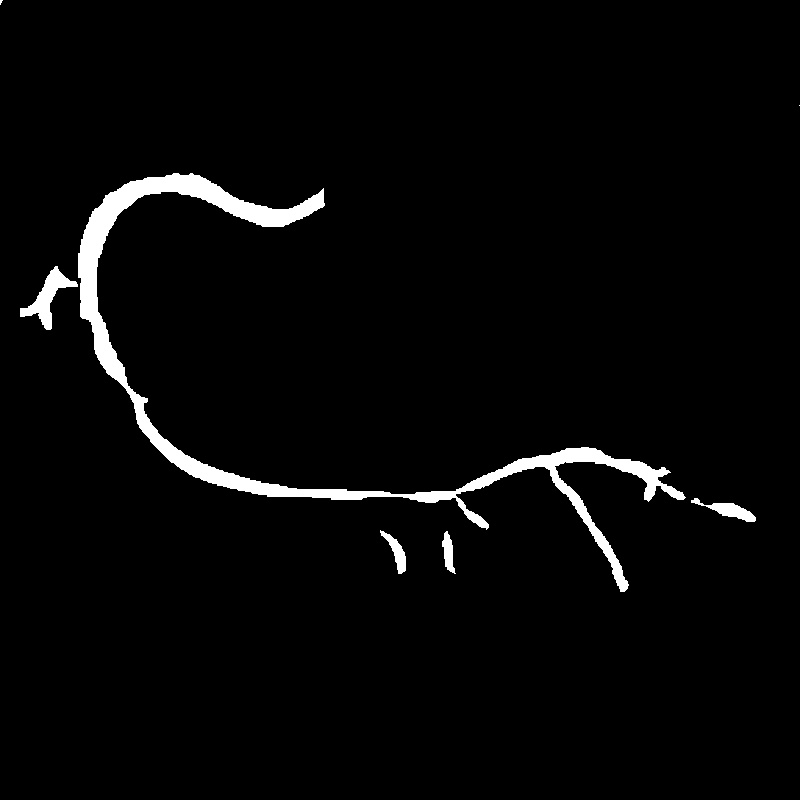
#> input picture data/frangi_pseudolabels/accepted/trainB_0_frangi.png, 800 x 800 px, given in place of 168.png, which was not available
$ python run_frangi_test.py
#> lines starting #> are read from the running program, lines starting #| are printed output that depends on the picture; after the words box and inside, x2 and y2 are one past the last pixel; in counts of white or black regions, pixels touching at a corner belong together; long printed decimals are rounded; pictures that were not available may be replaced by others from this repository, and a replacement may not be noted
### utils/helpers.py
# utils/helpers.py
import os
import sys
import json
import re
import csv
import yaml
import random
from pathlib import Path
from typing import Dict, List, Optional, Tuple
import math as math
import torch
import torch.nn as nn
import torch.nn.functional as torch_f
from torch.utils.data import Dataset, DataLoader
from torchvision import transforms
import numpy as np
import timm
import cv2
import nibabel as nib
from PIL import Image
from tqdm import tqdm
import matplotlib.pyplot as plt
import torch.nn.functional as F

def set_seed(seed=42):
#> called with seed = 69
    random.seed(seed)
    torch.manual_seed(seed)
#> (this line was passed over: torch is not available in this run)
    torch.cuda.manual_seed(seed)
#> (this line was passed over: torch is not available in this run)
    torch.backends.cudnn.deterministic = True
    torch.backends.cudnn.benchmark = False
    np.random.seed(seed)
    torch.cuda.manual_seed_all(seed)
#> (this line was passed over: torch is not available in this run)
    torch.use_deterministic_algorithms(True)
#> (this line was passed over: torch is not available in this run)


__all__ = [
    "set_seed", "torch", "nn", "torch_f", "Dataset", "DataLoader", "transforms",
    "np", "timm", "cv2", "nib", "Image", "tqdm", "plt",
    "os", "sys", "json", "re", "csv", "yaml", "random", "Path",
    "Dict", "List", "Optional", "Tuple", 'math', 'F'
]

### scripts/run_frangi_test.py
#!/usr/bin/env python
"""Run Frangi vesselness pipeline on a random ARCADE syntax sample and compare with GT."""

import sys, os, warnings
warnings.filterwarnings('ignore')

# Add project root to path so we can import from utils
sys.path.insert(0, os.path.dirname(os.path.dirname(os.path.abspath(__file__))))

from utils.helpers import *
from skimage import filters as skfilters

# --------------------------------------------------------------------------
# 1. Pick a random patient index (1–1500)
# --------------------------------------------------------------------------
set_seed(69)  # for reproducibility; remove for true randomness
idx = 168
print(f"Patient index: {idx}")

# --------------------------------------------------------------------------
# 2. Load image as grayscale
# --------------------------------------------------------------------------
img_path = f"data/ARCADE/processed/syntax/data/{idx}.png"
image = np.array(Image.open(img_path).convert('L'))
#> image is the input picture: shape (800, 800); 2.9% white; 7 white regions (2 under 20 px), largest, box (x1, y1, x2, y2) and area: (78, 173, 686, 592) 16191, (20, 266, 78, 330) 1135, (691, 498, 756, 522) 558, (380, 530, 406, 574) 406, (442, 531, 456, 574) 327
print(f"Image shape: {image.shape}")
#| Image shape: (800, 800)

# --------------------------------------------------------------------------
# 3. Load ground truth syntax mask as grayscale
# --------------------------------------------------------------------------
gt_path = f"data/ARCADE/processed/syntax/label/{idx}.png"
gt_mask = np.array(Image.open(gt_path).convert('L'))
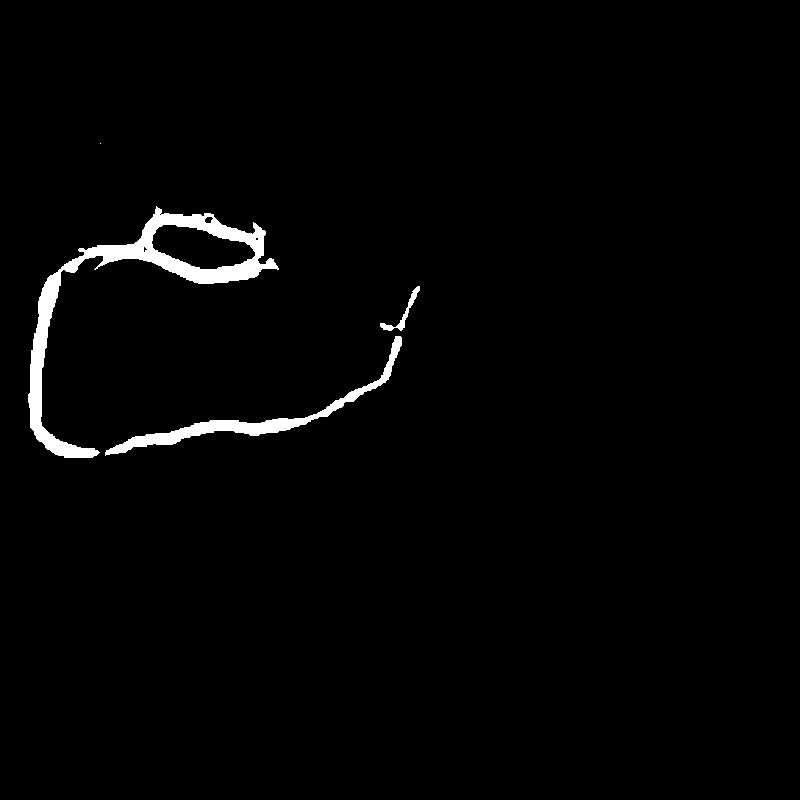
#> input picture data/frangi_pseudolabels/accepted/trainB_1000_frangi.png, 800 x 800 px, given in place of 168.png, which was not available
#> gt_mask is the input picture: shape (800, 800); 1.8% white; 4 white regions (1 under 20 px), largest, box (x1, y1, x2, y2) and area: (28, 206, 279, 458) 8080, (105, 336, 402, 456) 3200, (380, 286, 420, 331) 303

# --------------------------------------------------------------------------
# 4. VasoMIM Frangi pipeline
# --------------------------------------------------------------------------

# Step A: Sato filter
sato = skfilters.sato(
    image.astype(np.uint8),
    sigmas=[1, 2, 3, 4],
    black_ridges=True,
    mode="reflect",
    cval=0
)
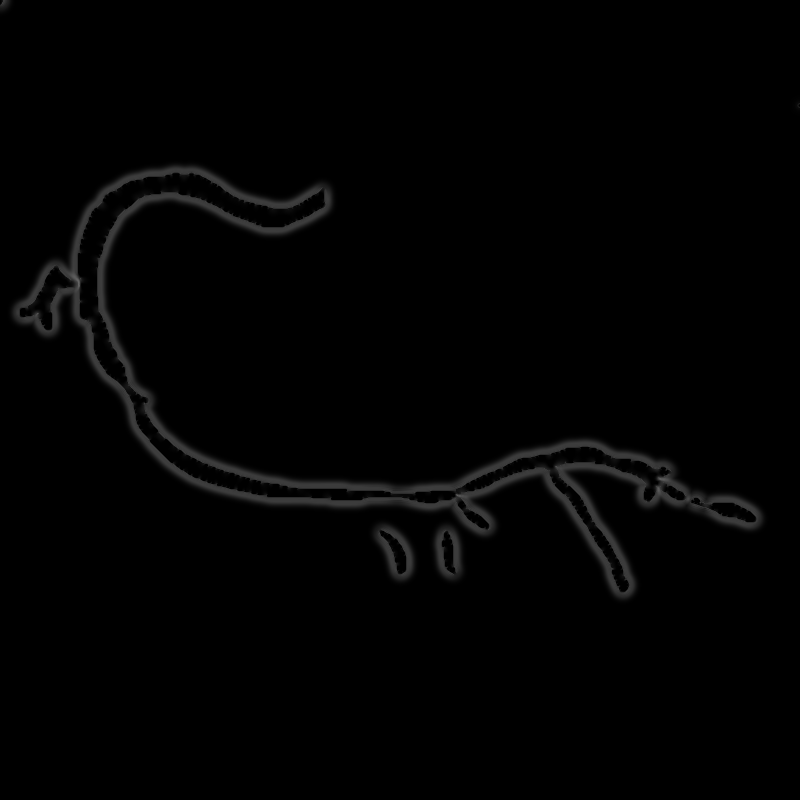
#> sato: shape (800, 800) float64; min 0, max 100.2, mean 2.3

# Step B: Zero out borders (border=20)
BORDER = 20
h, w = sato.shape
#> h = 800; w = 800
sato[:BORDER, :] = 0
#> sato: shape (800, 800) float64; 0.15% of pixels changed, all inside (x1, y1, x2, y2) = (0, 0, 49, 20)
sato[-BORDER:, :] = 0
sato[:, :BORDER] = 0
#> sato: shape (800, 800) float64; min 0, max 100.2, mean 2.3
sato[:, -BORDER:] = 0
#> sato: shape (800, 800) float64; min 0, max 100.2, mean 2.3

# Step C: Convert to uint8
sato_u8 = sato.astype(np.uint8)

# Step D: Percentile thresholding at 92%
thresh_val = np.percentile(sato_u8, 92.0)
#> thresh_val = 1
thresh = np.where(sato_u8 >= thresh_val, sato_u8, 0)

# Step E: Region growing from maximum intensity pixel
# (4-connected flood fill on nonzero pixels, output binary 0/255)
if np.any(thresh):
    seed_idx = np.unravel_index(np.argmax(thresh), thresh.shape)
#> seed_idx = (281, 78)
    seed = (int(seed_idx[0]), int(seed_idx[1]))
#> seed = (281, 78)
else:
    seed = None

visited = np.zeros_like(thresh, dtype=bool)
frangi_mask = np.zeros_like(thresh, dtype=np.uint8)
if seed is not None:
    stack = [seed]
#> stack = [(281, 78)]
    dirs = [(1, 0), (-1, 0), (0, 1), (0, -1)]
    while stack:
        x, y = stack.pop()
        if not (0 <= x < h and 0 <= y < w):
            continue
        if visited[x, y] or thresh[x, y] == 0:
            continue
        visited[x, y] = True
        frangi_mask[x, y] = 255
        for dx, dy in dirs:
            nx, ny = x + dx, y + dy
            if 0 <= nx < h and 0 <= ny < w and not visited[nx, ny] and thresh[nx, ny] > 0:
                stack.append((nx, ny))
#> this loop made 95250 passes
#> (x, y) on passes 1 to 3: (281, 78), (281, 77), (281, 76)
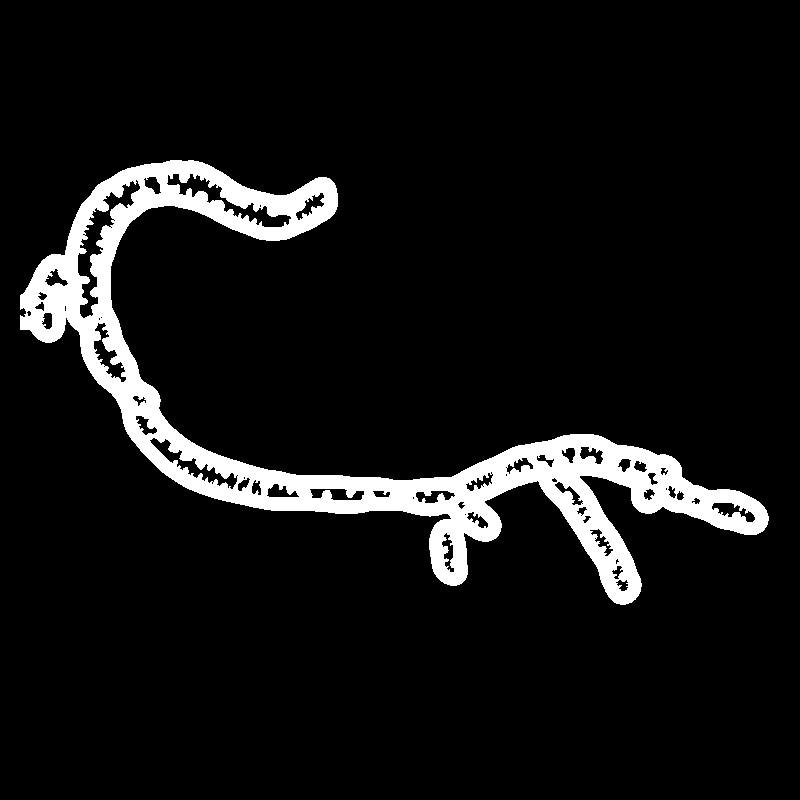
#> frangi_mask: shape (800, 800); 7.8% white; 1 white region, box (x1, y1, x2, y2) and area: (20, 160, 769, 605) 49842
#> after the loop, stack = []

# --------------------------------------------------------------------------
# 5. Compute statistics
# --------------------------------------------------------------------------
total_pixels = image.size
#> total_pixels = 640000

# Frangi mask stats
frangi_positive = int(np.sum(frangi_mask > 0))
#> frangi_positive = 49842
frangi_pct = 100.0 * frangi_positive / total_pixels
#> frangi_pct = 7.79

# GT syntax mask (binarize: > 0)
gt_binary = (gt_mask > 0).astype(np.uint8) * 255
gt_positive = int(np.sum(gt_binary > 0))
#> gt_positive = 11584
gt_pct = 100.0 * gt_positive / total_pixels
#> gt_pct = 1.81

# Dice score
intersection = int(np.sum((frangi_mask > 0) & (gt_binary > 0)))
#> intersection = 1935
dice = (2.0 * intersection) / (frangi_positive + gt_positive) if (frangi_positive + gt_positive) > 0 else 0.0
#> dice = 0.063

# Overlap analysis
frangi_in_gt = int(np.sum((frangi_mask > 0) & (gt_binary > 0)))  # same as intersection
#> frangi_in_gt = 1935
gt_in_frangi = frangi_in_gt  # same
#> gt_in_frangi = 1935

print()
print("=" * 55)
print("Frangi Pipeline Statistics")
print("=" * 55)
print(f"  Patient index used:               {idx}")
print(f"  Image shape:                      {image.shape}")
#|   Image shape:                      (800, 800)
print()
print(f"  Frangi mask:")
print(f"    Positive pixels:                {frangi_positive} / {total_pixels} ({frangi_pct:.3f}%)")
#|     Positive pixels:                49842 / 640000 (7.788%)
print()
print(f"  Ground truth syntax mask:")
print(f"    Positive pixels:                {gt_positive} / {total_pixels} ({gt_pct:.3f}%)")
#|     Positive pixels:                11584 / 640000 (1.810%)
print()
print(f"  Dice score:                       {dice:.6f}")
#|   Dice score:                       0.063
print()
print(f"  Overlap analysis:")
print(f"    GT pixels also in Frangi:       {gt_in_frangi} / {gt_positive} ({100.0 * gt_in_frangi / gt_positive:.3f}%)" if gt_positive > 0 else "    GT pixels also in Frangi:       0 / 0 (N/A)")
#|     GT pixels also in Frangi:       1935 / 11584 (16.704%)
print(f"    Frangi pixels also in GT:       {frangi_in_gt} / {frangi_positive} ({100.0 * frangi_in_gt / frangi_positive:.3f}%)" if frangi_positive > 0 else "    Frangi pixels also in GT:       0 / 0 (N/A)")
#|     Frangi pixels also in GT:       1935 / 49842 (3.882%)
print("=" * 55)

# --------------------------------------------------------------------------
# 6. Side-by-side visualization
# --------------------------------------------------------------------------
fig, axes = plt.subplots(1, 3, figsize=(15, 5))
fig.suptitle(f"Frangi Pipeline vs GT Syntax — Patient {idx}", fontsize=14)

axes[0].imshow(image, cmap='gray')
axes[0].set_title("Original Image")
axes[0].axis('off')

axes[1].imshow(frangi_mask, cmap='gray')
axes[1].set_title(f"Frangi Mask (Dice={dice:.4f})")
axes[1].axis('off')

axes[2].imshow(gt_binary, cmap='gray')
axes[2].set_title("GT Syntax Mask")
axes[2].axis('off')

plt.tight_layout()
out_path = f"scripts/frangi_comparison_{idx}.png"
plt.savefig(out_path, dpi=150, bbox_inches='tight')
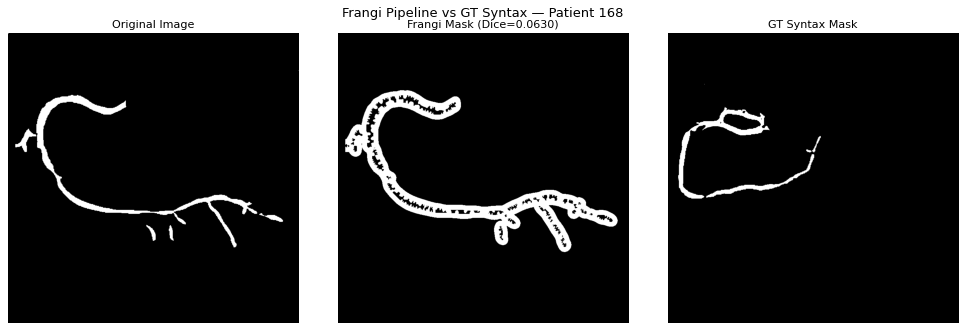
#> figure drawn by matplotlib, 3 panels
plt.close()
print(f"Saved comparison: {out_path}")

# --------------------------------------------------------------------------
# 7. Save Frangi mask
# --------------------------------------------------------------------------
mask_path = f"scripts/frangi_mask_{idx}.png"
Image.fromarray(frangi_mask).save(mask_path)
print(f"Saved Frangi mask: {mask_path}")
print()

# --------------------------------------------------------------------------
# 8. Quick sanity check — what raw Frangi values look like
# --------------------------------------------------------------------------
print(f"Raw Sato stats (after border zeroing): min={sato.min():.4f}, max={sato.max():.4f}, mean={sato.mean():.4f}")
#| Raw Sato stats (after border zeroing): min=0.0000, max=100.1681, mean=2.3245
print(f"After uint8 convert:                  min={sato_u8.min()}, max={sato_u8.max()}")
#| After uint8 convert:                  min=0, max=100
print(f"92nd percentile threshold:            {thresh_val:.4f}")
#| 92nd percentile threshold:            1.0000
print(f"Thresholded nonzero pixels:           {int(np.sum(thresh > 0))}")
#| Thresholded nonzero pixels:           51981
